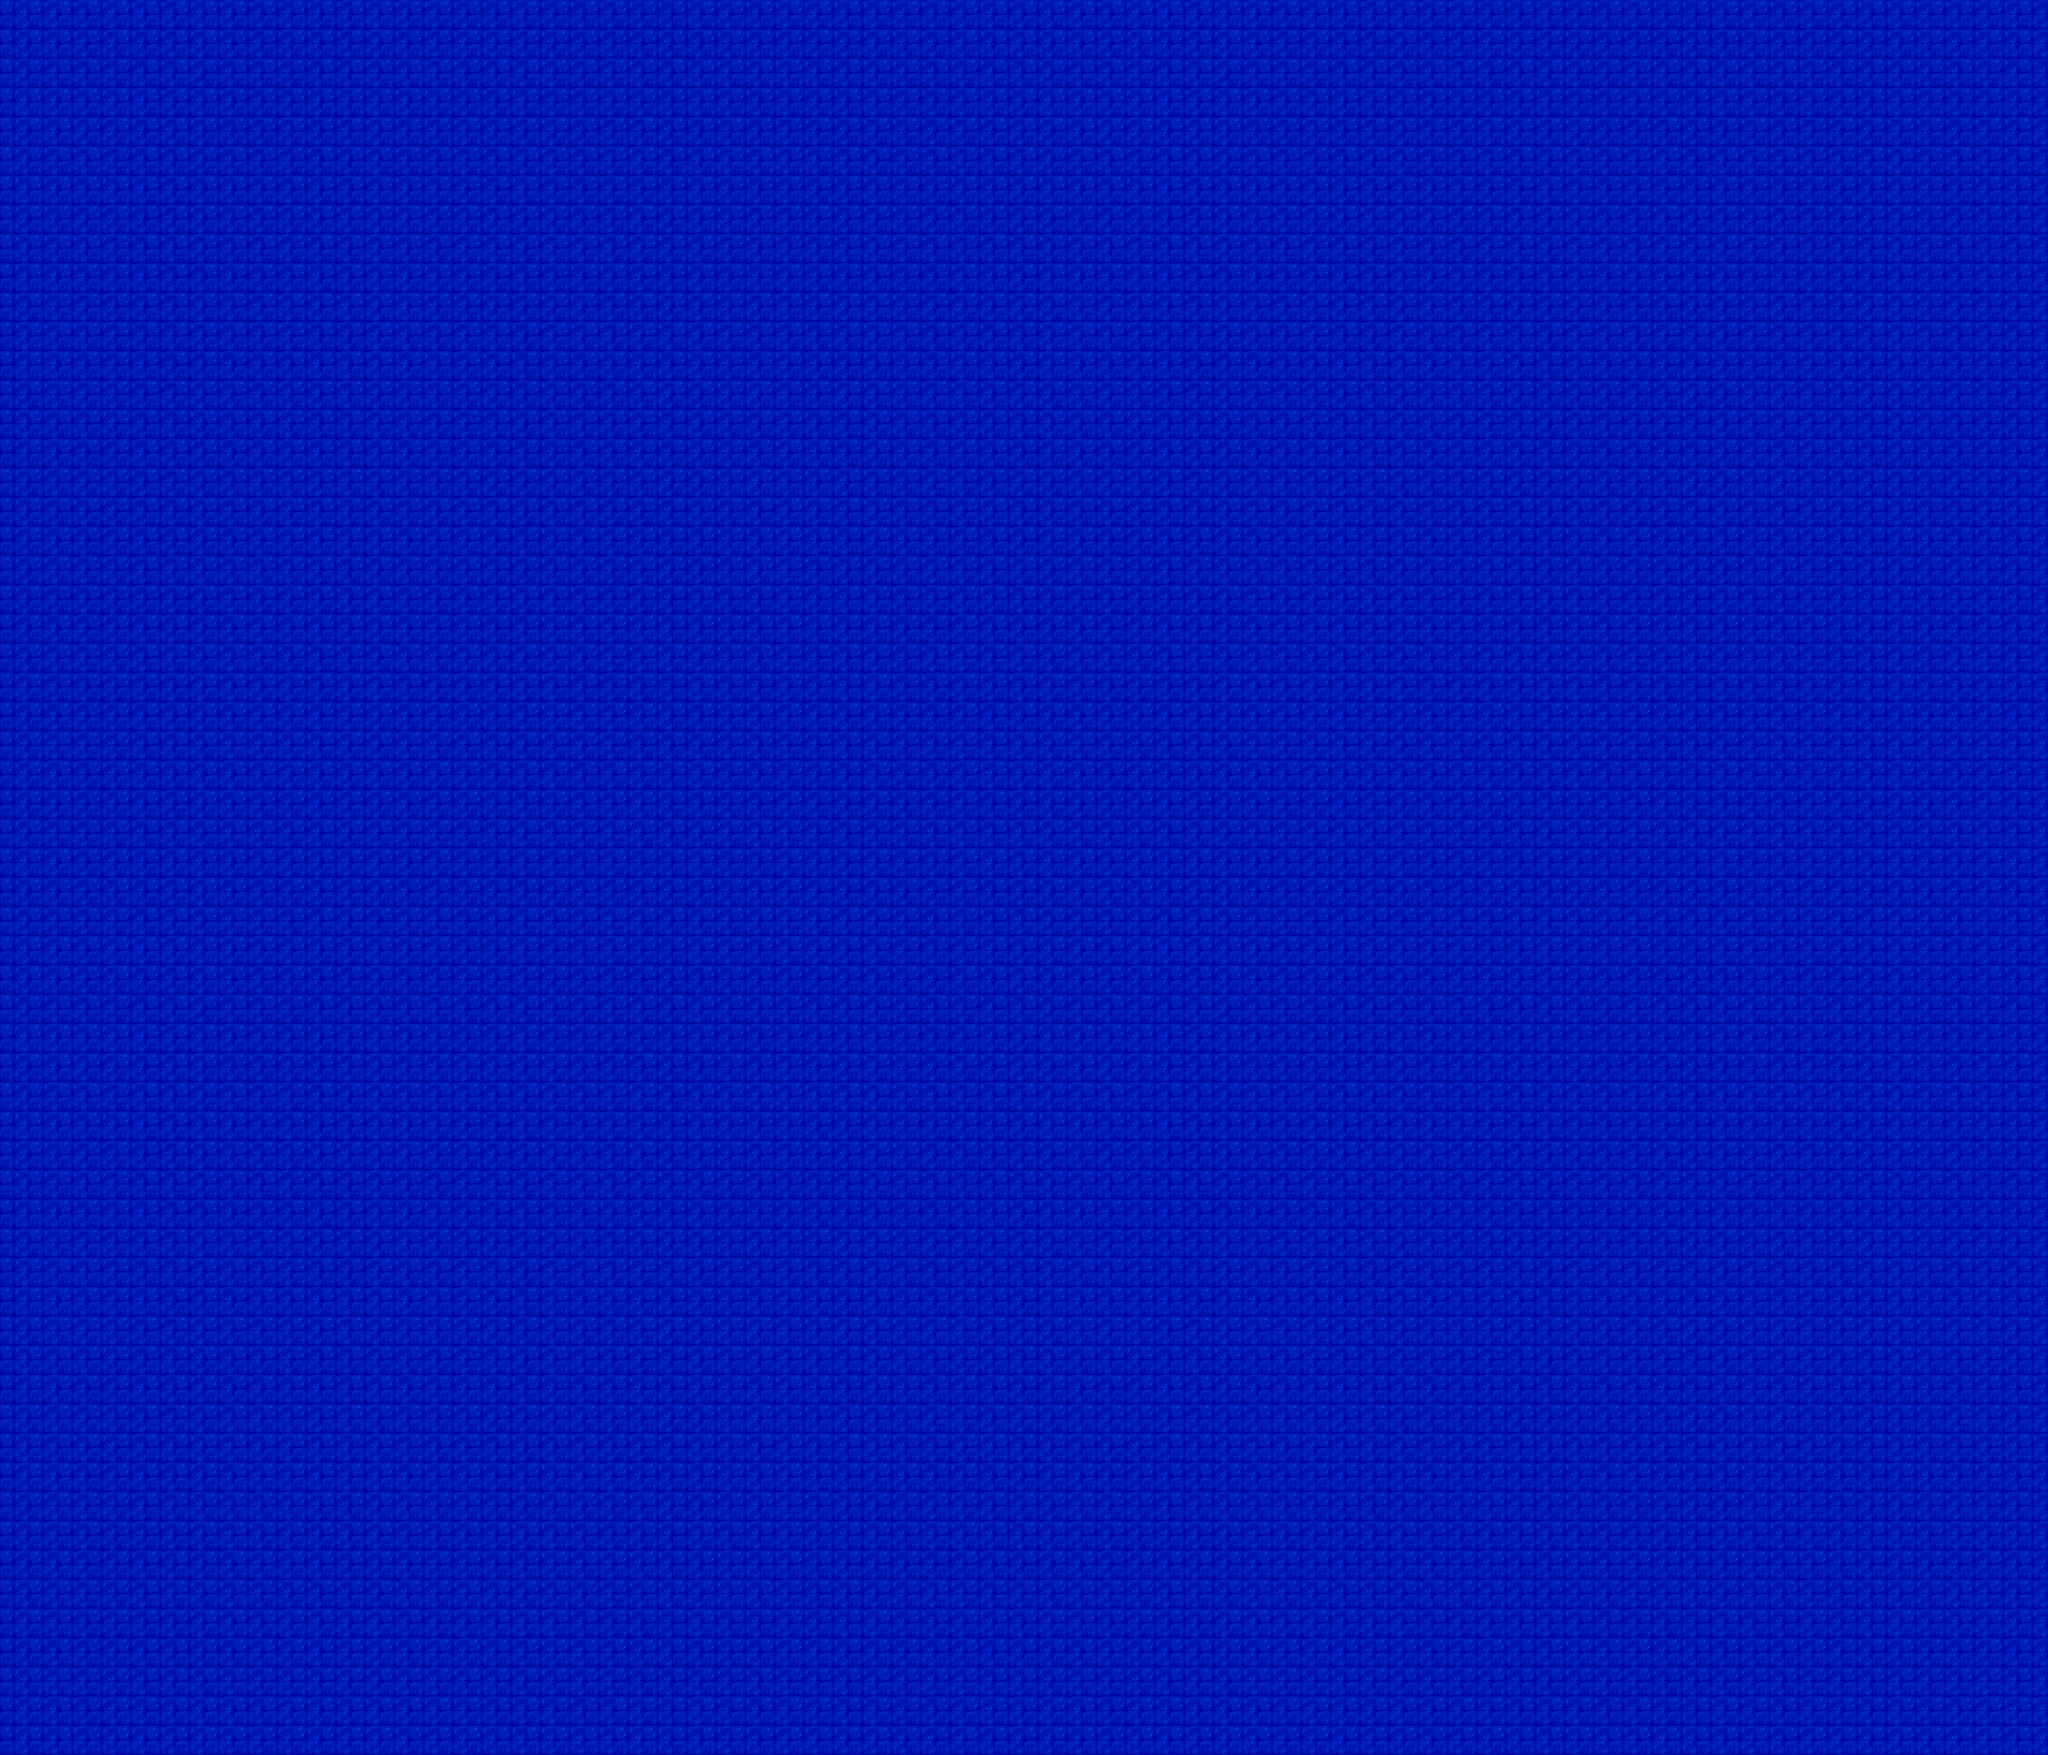

This is a level from a 2D game, rendered from its Tiled map with the project's own tilesets. A one-line summary and the map file follow, with tile-layer data summarised:
An orthogonal 70x60 tile map with 32x32 px tiles, 1 tile layer (Kachelebene 1), 11 tilesets.

<map version="1.4" tiledversion="1.4.3" orientation="orthogonal" renderorder="right-down" width="70" height="60" tilewidth="32" tileheight="32" infinite="0" nextlayerid="2" nextobjectid="1">
 <tileset firstgid="1" name="floortileset" tilewidth="32" tileheight="32" tilecount="64" columns="8">
  <image source="floortileset.png" width="256" height="256" />
 </tileset>
 <tileset firstgid="65" name="Boden1" tilewidth="32" tileheight="32" tilecount="192" columns="16">
  <image source="Tilesets/Tileset A/Bilder/d3f7rqk-59ee4bed-d118-4c4c-ab5b-d43a78bb506c.png" width="512" height="384" />
 </tileset>
 <tileset firstgid="257" name="Boden2" tilewidth="32" tileheight="32" tilecount="192" columns="16">
  <image source="Tilesets/Tileset A/Bilder/d3f7rwg-558c4a3e-e133-4e8d-8ea1-5c05e040e1f5.png" width="512" height="384" />
 </tileset>
 <tileset firstgid="449" name="Boden 3" tilewidth="32" tileheight="32" tilecount="128" columns="16">
  <image source="Tilesets/Tileset A/Bilder/d3f7s70-25015b48-cac3-4789-8c75-26aab81cedc1.png" width="512" height="256" />
 </tileset>
 <tileset firstgid="577" name="Boden4" tilewidth="32" tileheight="32" tilecount="128" columns="8">
  <image source="Tilesets/Tileset A/Bilder/d3f7sap-d5ed7767-dc83-4b84-b57f-56fd807313e3.png" width="256" height="512" />
 </tileset>
 <tileset firstgid="705" name="Zeug5" tilewidth="32" tileheight="32" tilecount="256" columns="16">
  <image source="Tilesets/Tileset A/Bilder/d3f7sii-48ef664d-d67f-4118-a155-fa54a1825128.png" width="512" height="512" />
 </tileset>
 <tileset firstgid="961" name="Zeug6" tilewidth="32" tileheight="32" tilecount="256" columns="16">
  <image source="Tilesets/Tileset A/Bilder/d3f7sm6-00fc3673-65fd-4ca5-9fc5-f61783440edf.png" width="512" height="512" />
 </tileset>
 <tileset firstgid="1217" name="Zeug 7" tilewidth="32" tileheight="32" tilecount="256" columns="16">
  <image source="Tilesets/Tileset A/Bilder/d3f7snp-181e2724-17aa-418a-b7c5-2eb47c97eb43.png" width="512" height="512" />
 </tileset>
 <tileset firstgid="1473" name="Zeug7" tilewidth="32" tileheight="32" tilecount="256" columns="16">
  <image source="Tilesets/Tileset A/Bilder/d3f7sp3-c23ae712-d4bb-46fb-887b-1a1ac26bef44.png" width="512" height="512" />
 </tileset>
 <tileset firstgid="1729" name="Boden8" tilewidth="32" tileheight="32" tilecount="72" columns="9">
  <image source="Tilesets/Tileset A/Bilder/d4becnf-37d112e7-aaf7-4c8d-9568-b474d452c114.png" width="288" height="256" />
 </tileset>
 <tileset firstgid="1801" name="Zeug9" tilewidth="32" tileheight="32" tilecount="6300" columns="60">
  <image source="Tilesets/Tileset A/Bilder/dbf3bkq-18e56198-ae2c-4f00-a8e7-3449d115e7d8.png" width="1920" height="3360" />
 </tileset>
 <layer id="1" name="Kachelebene 1" width="70" height="60">
  <data>[4200 cells, 4200 non-empty, 1 distinct tile ids]</data>
 </layer>
</map>
